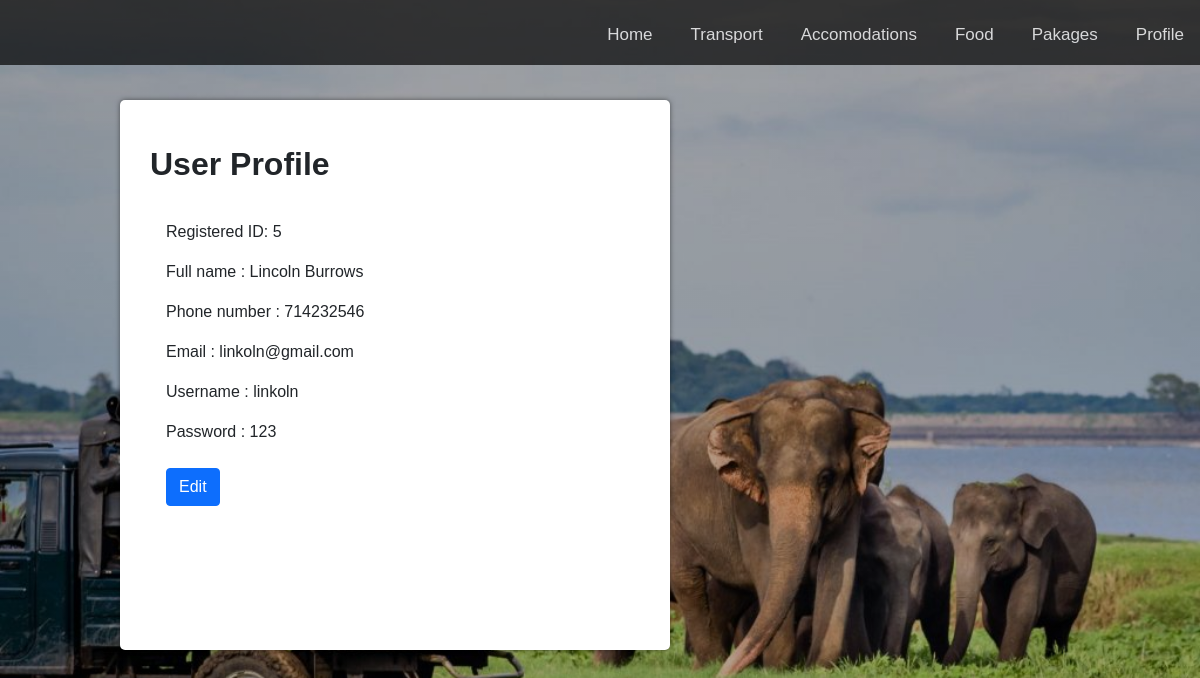
/profile.php (signed in), run on the app's committed database.
### tables this page shows
CREATE TABLE `users` (
  `id` int(11) NOT NULL,
  `Name` varchar(255) NOT NULL,
  `Phone.no` int(50) NOT NULL,
  `E-mail` varchar(255) NOT NULL,
  `username` varchar(255) NOT NULL,
  `password` varchar(255) NOT NULL
);

### profile.php (the view, shortened to what this page needs)
<?php include("config2.php");
?>
<!DOCTYPE html>
<html>
<head>
<link href="https://cdn.jsdelivr.net/npm/bootstrap@5.1.3/dist/css/bootstrap.min.css" rel="stylesheet">
    <link rel="stylesheet" href="DreamTourCss.css ">
</head>
<body>
<div class="topnav">
<a href="profile.php">Profile</a>
  <a href="packages.php">Pakages</a>
  <a href="food.php">Food </a>
  <a href="accomodations.php">Accomodations</a>
  <a href="transport.php">Transport</a>
    <a href="homenew.php">Home</a>
</div>
<div style="margin: 50px auto 50px auto;">
<?php
try{
    $uname = $_SESSION["userID"];
    $conn = new PDO($db,$un,$password);
    $conn->setAttribute(PDO::ATTR_ERRMODE,PDO::ERRMODE_EXCEPTION);
    $query =" SELECT `id`, `Name`, `Phone.no`, `E-mail`, `username`, `password` FROM `users`
             WHERE `id`=$uname";
   $result=$conn->query($query);
echo '<form method="post">';
   foreach($result as $row)
       { echo'  <div style =position:absolute;top:100px;left:10%;>'; echo'<div> ';
        echo'<div class="loginForm" style="width:550px;height:550px;text-align:left">';
        echo' <p class="login-text" style="font-size: 2rem; font-weight: 800;">User Profile</p>';
        echo'<div class="card-body">';
        echo' <p class="card-text"> '.'Registered ID:'.' '.' <input type="hidden" name="txtId[]" value="'. $row[0].'"> '. $row[0].'</td>';
         echo' <p class="card-text">'.'Full name :'.' '.' <input type="hidden" name="txtName[]" value="'. $row[1].'">'. $row[1].'</td>';
           echo' <p class="card-text">'.'Phone number :'.' '.' <input type="hidden" name="txtphn[]" value="'. $row[2].'">'. $row[2].'</td>';
           echo' <p class="card-text">'.'Email :'.' '.' <input type="hidden" name="txtEM[]" value="'. $row[3].'">'. $row[3].'</td>';
           echo' <p class="card-text">'.'Username :'.' '.' <input type="hidden" name="txtUN[]" value="'. $row[4].'">'. $row[4].'</td>';
           echo' <p class="card-text">'.'Password :'.' '.' <input type="hidden" name="txtPW[]" value="'. $row[5].'">'. $row[5].'</td>';
           echo '<br>';
           echo '<br>';
       echo '<input type="submit" class="btn btn-primary form-btn" value="Edit" name="btnEdit">';
       echo'</form>';
   }
}
    catch ( PDOException $th) {
       echo $th->getMessage();
    }
    ?>
</div>
</body>
</html>

### DreamTourCss.css (style rules this page uses)
.topnav { overflow: hidden; background-color: rgb(3, 3, 3); opacity: 0.7; width:100%; height:65990ppx; position: fixed; top:0px; left:0%; z-index: 8; }
.topnav a { float: right; color: #f2f2f2; text-align: center; height:65px; padding: 22px 16px 16px 22px; text-decoration: none; font-size: 17px; }
body { margin: 0; font-family: Arial, Helvetica, sans-serif; }
* { margin:0; padding:0; box-sizing:border-box; font-family:'Poppins',sans-serif; }
.loginForm { width: 400px; min-height: 300px; background: #fff; border-radius: 5px; box-shadow:0 0 5px rgba(0,0,0,0.5); padding:40px 30px; position:center; text-align:center; }

### profile.php (style rules this page uses)
body { width:100%; min-height:100vh; background-image:linear-gradient(rgba(0,0,0,.3),rgba(0,0,0,.3)) ,url(travelimages/elephants1.jpeg); background-position:center; background-size: cover; display:flex; background-repeat: no-repeat; }

### data on the page
users: id "5", Name "Lincoln Burrows", value "714232546", value "linkoln@gmail.com", username "linkoln", password "123"
